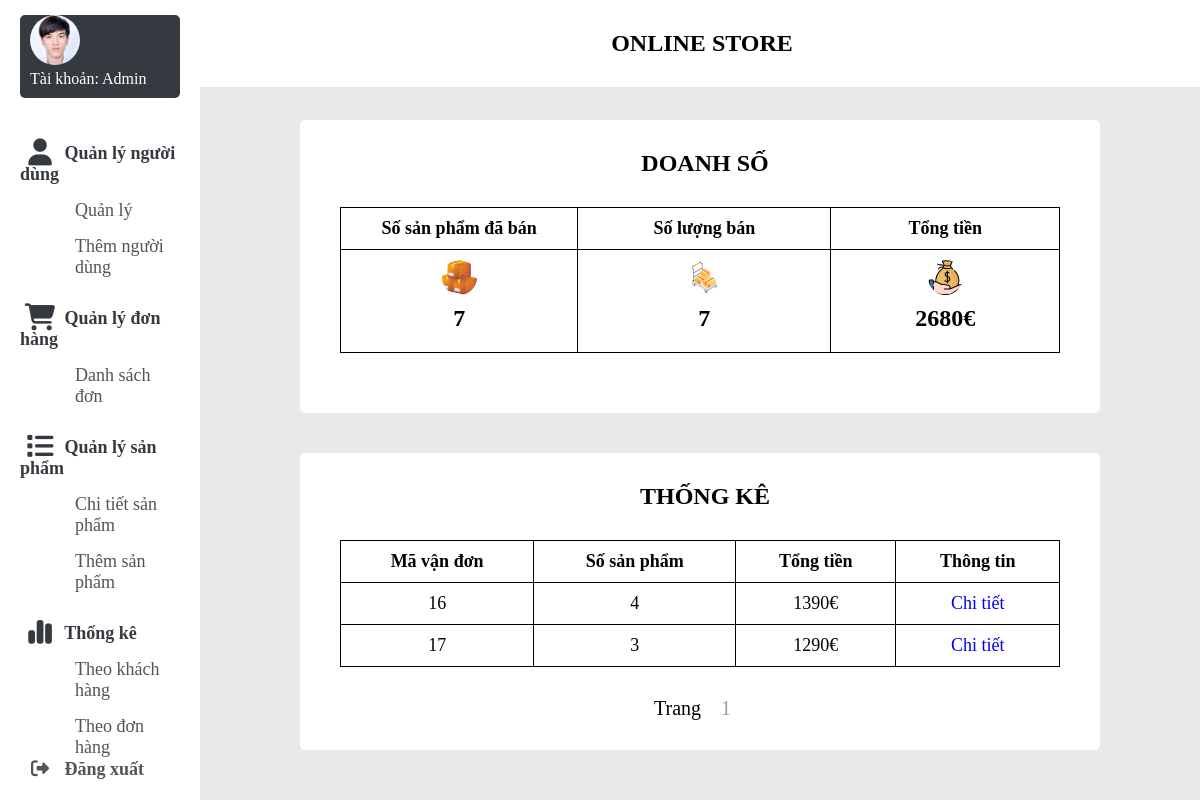
Page /admin/cart_statistic-admin.php on the earlier database version.
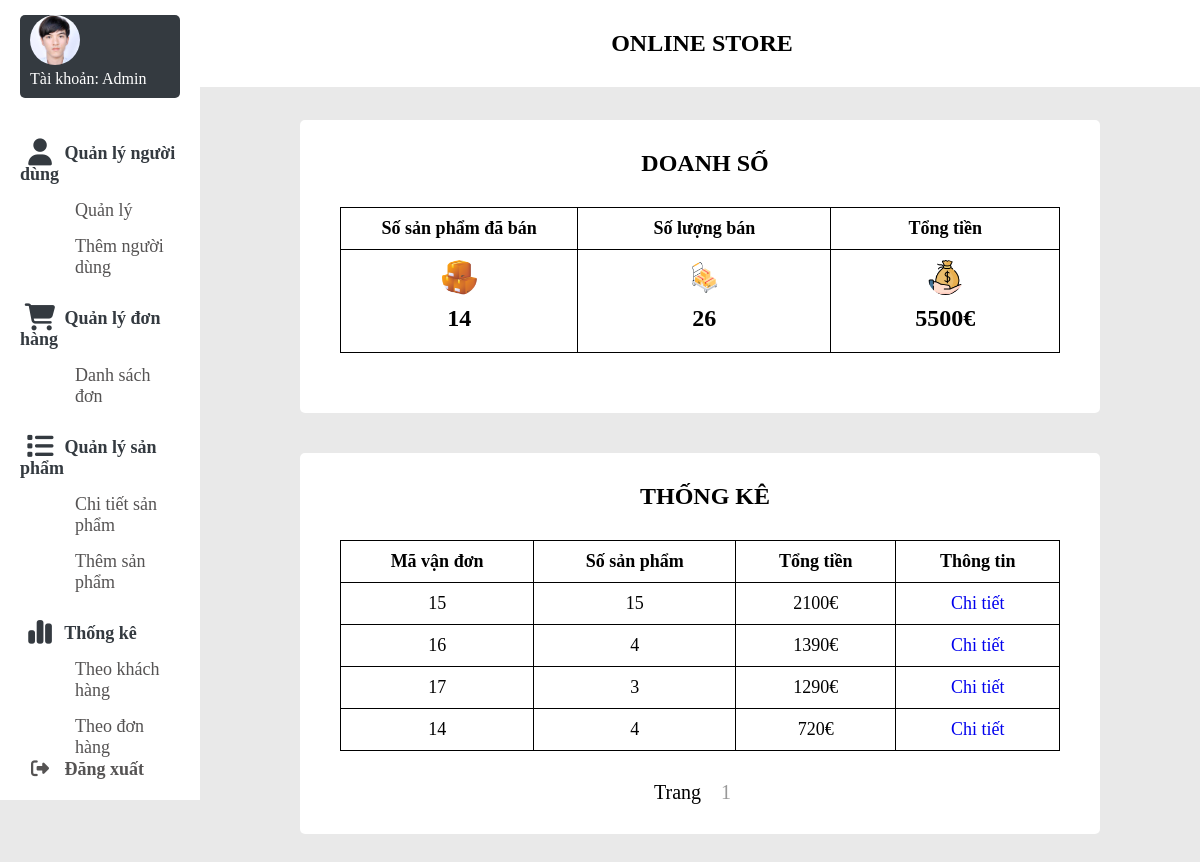
Same page on the later database version.
### tables this page shows
CREATE TABLE `cart_detail` (
  `id` int(11) NOT NULL,
  `username` varchar(500) NOT NULL,
  `hoten` varchar(50) NOT NULL,
  `diachi` varchar(1000) NOT NULL,
  `sdt` varchar(50) NOT NULL,
  `payment` varchar(50) NOT NULL,
  `tensp` varchar(500) NOT NULL,
  `soluong` varchar(500) NOT NULL,
  `gia` varchar(500) NOT NULL,
  `tong` varchar(50) NOT NULL,
  `tongtien` varchar(50) NOT NULL,
  `xuly` varchar(50) NOT NULL,
  `time_shipping` date NOT NULL,
  `time_order` date NOT NULL
);

### admin/cart_statistic-admin.php (the view, shortened to what this page needs)
<?php
global $conn;
$admin = $_GET['admin'];
$sql = "SELECT * FROM cart_detail where xuly=3 ORDER BY CAST(tongtien AS DECIMAL(10,2)) DESC";
$result = $conn->query($sql);
$total_quantity = 0;
$total_price = 0;
$count_tensp = 0;
while ($row = $result->fetch_assoc()) {
    $tensp_array = explode('/', $row['tensp']);
    $soluong_array = explode('/', $row['soluong']);
    foreach ($tensp_array as $product) {
        $count_tensp++;
    }
    foreach ($soluong_array as $quantity) {
        $total_quantity += (int)$quantity;
    }
    $total_price += (int)$row['tongtien'];
}
?>
<span style="font-family: verdana, geneva, sans-serif;"><!DOCTYPE html>
<html lang="en">
<head>
    <link rel="stylesheet" href="style/style_admin.css" />
    <link rel="stylesheet" href="style/style_statisticadmin.css" />
    <link rel="stylesheet" href="https://cdnjs.cloudflare.com/ajax/libs/font-awesome/6.5.0/css/all.min.css" />
</head>
<body>
    <div class="container">
    <?php include ('navbar.php'); ?>
    <div class="top-banner">
        <p>online store</p>
    </div>
    <section class="main">
        <div class="main-top"></div>
        <div class="background-section">
        <div class="main-body">
          <h1>DOANH SỐ</h1>
        </div>
        <table style="margin-bottom: 30px; border-collapse:collapse">
        <tr>
            <th>Số sản phẩm đã bán</th>
            <th>Số lượng bán</th>
            <th>Tổng tiền</th>
        </tr>
        <tr>
            <td style=" align-items:center; text-align:center; width: 33%">
                <img src="image/products.png" alt="" style="width: 35px;height:35px;object-fit:cover;margin-left: 0px">
                <p style=" padding:10px 15px;"><?php echo $count_tensp?></p>
            </td>
            <td style=" align-items:center; text-align:center">
                <img src="image/cart.png" alt="" style="width: 35px;height:35px;object-fit:cover;margin-left: 0px">
                <p style=" padding:10px 15px;"><?php echo $total_quantity?></p>
            </td>
            <td style=" align-items:center; text-align:center"">
                <img src="image/salary.jpg" alt="" style="width: 35px;height:35px;object-fit:cover;margin-left: 0px">
                <p style=" padding:10px 15px;"><?php echo $total_price . '€'?></p>
            </td>
        </tr>
        </table>
        </div>
        <div class="background-section">
        <div class="main-body">
          <h1>THỐNG KÊ</h1>
        </div>
        <table style="border-collapse:collapse">
            <tr>
                <th>Mã vận đơn</th>
                <th>Số sản phẩm</th>
                <th>Tổng tiền</th>
                <th>Thông tin</th>
            </tr>
            <?php
            $records_per_page = 10;
            $sql_count = "SELECT COUNT(*) AS total_records FROM cart_detail where xuly=3";
            $result_count = $conn->query($sql_count);
            $row_count = $result_count->fetch_assoc();
            $total_records = $row_count['total_records'];
            $total_pages = ceil($total_records / $records_per_page);
            $current_page = isset($_GET['page']) ? $_GET['page'] : 1;
            $offset = ($current_page - 1) * $records_per_page;
            $sql_offset = "SELECT * FROM cart_detail where xuly=3 ORDER BY CAST(tongtien AS DECIMAL(10,2)) DESC
            LIMIT $records_per_page OFFSET $offset";
            $result_offset = $conn->query($sql_offset);
            $pagination = "<div class='pagination' style='font-size: 20px;'> Trang ";
            for ($i = 1; $i <= $total_pages; $i++) {
                $pagination .= "<a style='text-decoration: none; padding: 0; min-width: 2.5rem; text-align: center; height: 1.875rem; font-size: 1.25rem; margin-left: .9375rem; margin-right: .9375rem; color: rgba(0,0,0,.4); display: inline; justify-content: center;' href='?admin=$admin&page=$i'>$i</a>";
            }
            $pagination .= "</div>";
            while ($row = $result_offset->fetch_assoc()){
                $soluong_array = explode('/', $row['soluong']);
                $total_soluong = 0;
                foreach ($soluong_array as $value){
                    $total_soluong += (int)$value;
                }
                ?>
            <tr>
                <td><?php echo $row['id'] ?></td>
                <td><?php echo $total_soluong ?></td>
                <td><?php echo $row['tongtien'].'€' ?></td>
                <td>
                    <a href="chitietdonhang_statistic.php?admin=<?php echo $admin?>&mvd=<?php echo $row['id']?>">
                        Chi tiết
                    </a>
                </td>
            </tr>
            <?php } ?>
        </table>
        <div style="padding-top: 30px">
            <?php
            echo $pagination;
            ?>
        </div>
    </section>
    </div>
</body>
</html>

Differences in the rows shown:
now on this page (row edited): cart_detail: id "15", total_soluong "15", tongtien "2100"
now on this page (row edited): cart_detail: id "14", total_soluong "4", tongtien "720"
Other differences:
$count_tensp: "7" → "14"
$total_quantity: "7" → "26"
$total_price: "2680" → "5500"
